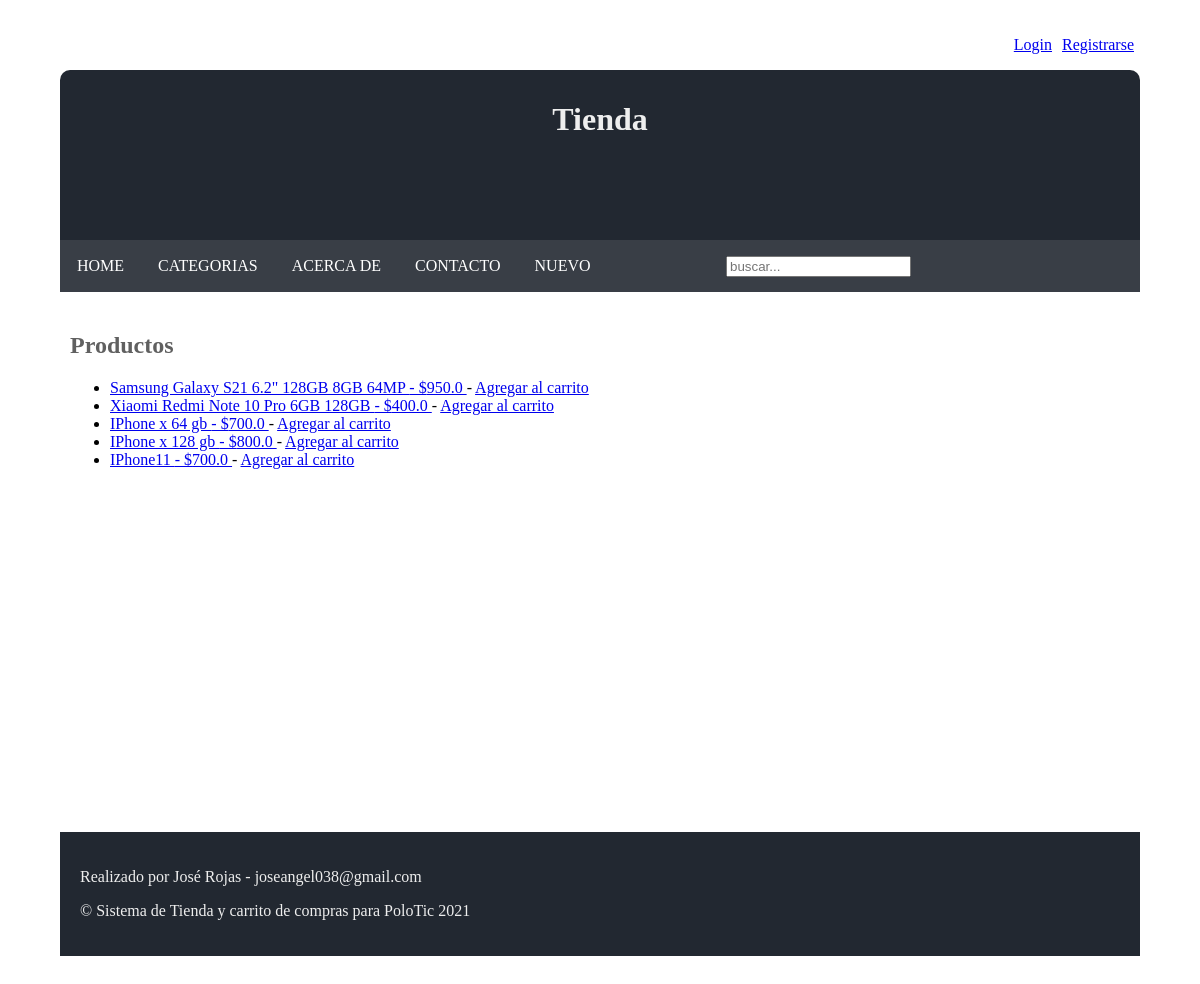
Before: / with the older database file.
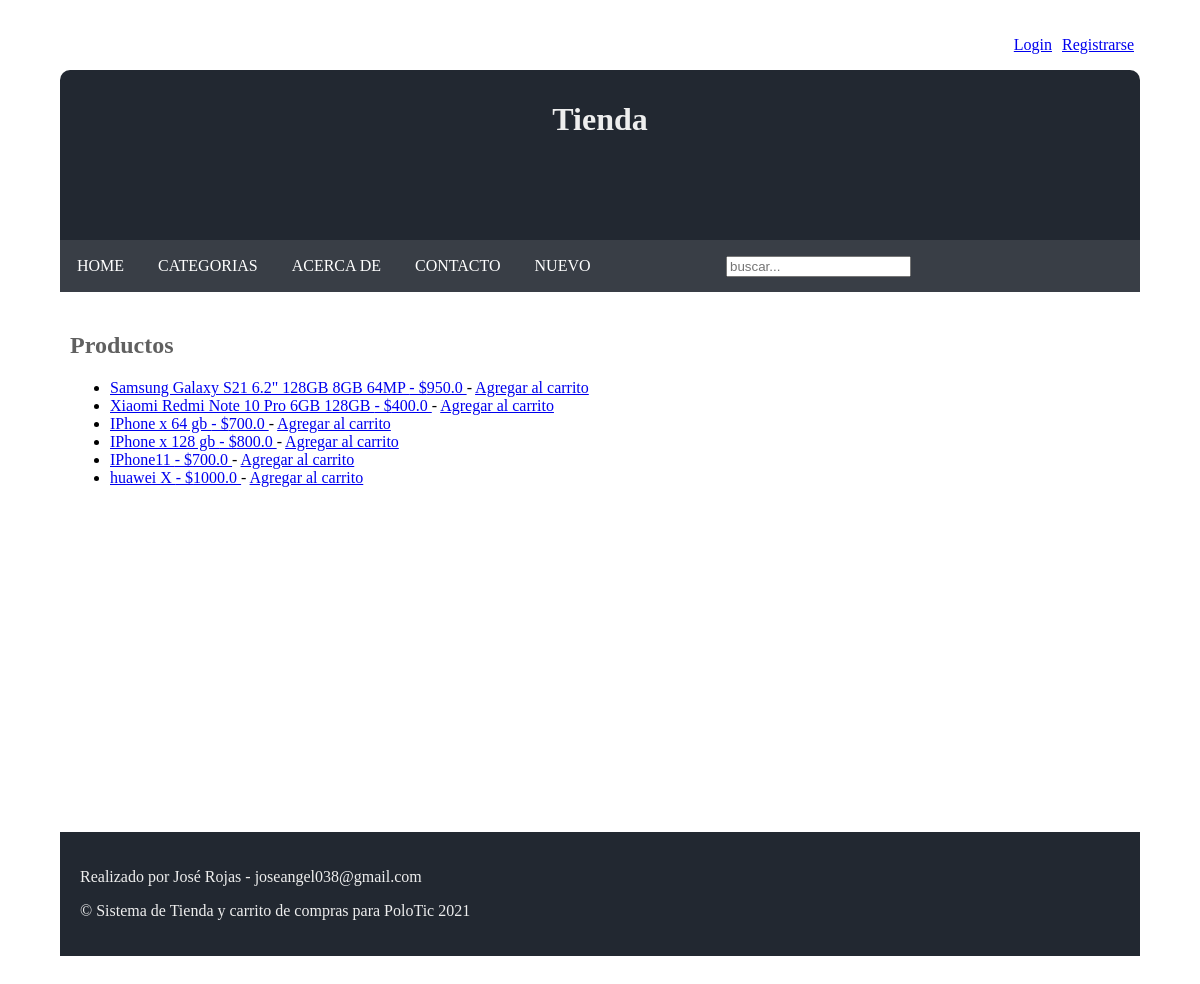
After: the same page with the newer database file.
### AppTienda/models.py (models this page shows, shortened)
class Producto(models.Model):
    titulo= models.CharField(max_length=50)
    imagen = models.ImageField(upload_to="AppTienda", null=True, blank=True)
    descripcion=models.CharField(max_length=150)
    precio = models.FloatField()
    categoria=models.ForeignKey(CategoriaProd, on_delete=models.CASCADE)
    class Meta:
        verbose_name="Producto"
        verbose_name_plural="Productos"

### AppTienda/views.py (the view)
# urls.py: path('', views.index, name="Index"),
def index(request):
    productos=Producto.objects.all()
    return render(request,"AppTienda/index.html",{ "productos": productos })

### AppTienda/templates/AppTienda/index.html (shortened to what this page needs)
{% extends 'AppTienda/base.html' %}
{% load static %}
{% block content %}
<h1>Productos</h1>
<ul>
{% for producto in productos %}
    <li> <a href="{% url 'Tienda:VerProducto' producto.id %}"> {{ producto.titulo }} - ${{ producto.precio }} </a> - <a href="{% url 'Tienda:AgregarProducto' producto.id  %}">Agregar al carrito</a>  </li>
{% endfor %}
</ul>
{% endblock content %}

### AppTienda/templates/AppTienda/base.html (shortened to what this page needs)
<!doctype html>
<html lang="en">
<head>
    {% load static %}
    <link href="{% static 'AppTienda/css/estilos.css' %}" rel="stylesheet">
</head>
<body>
    <div id="login">
    <ul>
    {% if request.user.is_authenticated %}
            <li>Hola {{user.username}} </li>
            <li><a href="{% url 'Tienda:VerCarro' %}">Ver Carrito</a></li>
            <li><a href="{% url 'logout' %}">Salir</a></li>
    {% else %}
            <li> <a href="{% url 'login' %}">Login</a> </li>
            <li><a href="{% url 'Tienda:registrarse' %}">Registrarse</a> </li>
    {% endif%}
     </ul>
    </div>
    <header>
        <h1>Tienda</h1>
    </header>
    <nav>
        <ul>
            <li><a href="{% url 'Tienda:Index' %}">Home</a></li>
            <li><a href="{% url 'Tienda:Categorias' %}">Categorias</a></li>
            <li><a href="{% url 'Tienda:Acerca' %}">Acerca De</a></li>
            <li><a href="{% url 'Tienda:Contacto' %}">Contacto</a></li>
            <li><a href="{% url 'Tienda:Nuevo' %}">Nuevo</a></li>
        </ul>
        <input type="text" placeholder="buscar...">
    </nav>
    <section>
    {% block content %} {% endblock content %}
    </section>
    <footer>
        <p>Realizado por José Rojas - joseangel038@gmail.com</p>
        <p>&copy; Sistema de Tienda y carrito de compras para PoloTic 2021</p>
    </footer>
</body>
</html>

### AppTienda/static/AppTienda/css/estilos.css (style rules this page uses)
body { margin: 10px auto; padding: 20px; width: 90%; }
header { border-radius: 10px 10px 0 0 ; padding: 10px; background-color:#222831; margin: 10px 0 auto; height: 150px; text-align: center; color: #EEEEEE; }
nav { background-color: #393E46; }
nav ul { list-style: none; padding: 2px; margin: 0px; width: 60%; display: inline-block; }
nav ul li { display: inline-block; padding: 15px; }
nav ul li a { display: inline-block; text-transform: uppercase; text-decoration: none; color: #FFFFFF; }
nav input { align-items: right; margin-left: 10px; }
section { margin: 10px auto; padding: 10px; min-height: 500px; }
section>h1 { color: #606060; }
footer { margin: 10px auto; padding: 20px; background-color:#222831; color: #EEEEEE; }
#login { text-align: right; }
#login ul { list-style: none; padding: 2px; margin: 1px; display: inline-block; }
#login ul li { display: inline-block; padding: 3px; }

Changed rows visible on the page:
added Producto: titulo "huawei X", precio "1000.0"
